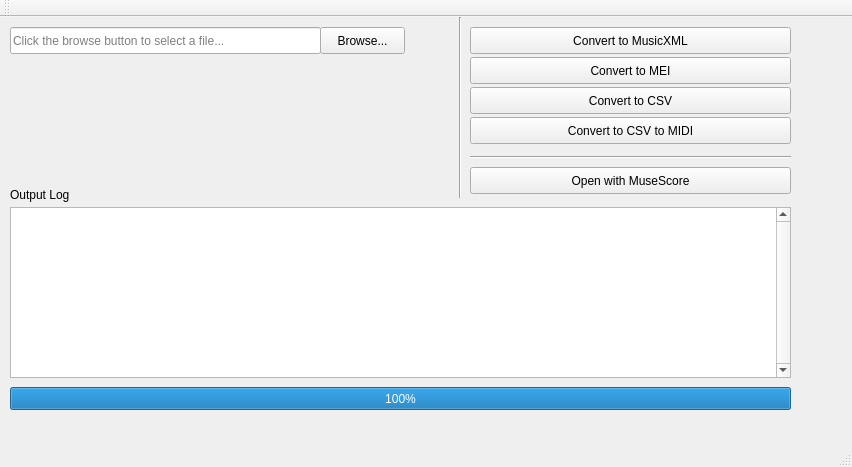
<?xml version="1.0" encoding="UTF-8"?>
<ui version="4.0">
 <class>mainWindow</class>
 <widget class="QMainWindow" name="mainWindow">
  <property name="geometry">
   <rect>
    <x>0</x>
    <y>0</y>
    <width>852</width>
    <height>467</height>
   </rect>
  </property>
  <property name="sizePolicy">
   <sizepolicy hsizetype="Fixed" vsizetype="Fixed">
    <horstretch>0</horstretch>
    <verstretch>0</verstretch>
   </sizepolicy>
  </property>
  <property name="windowTitle">
   <string>mainWindow</string>
  </property>
  <widget class="QWidget" name="centralWidget">
   <widget class="QPushButton" name="browseButton">
    <property name="geometry">
     <rect>
      <x>320</x>
      <y>10</y>
      <width>85</width>
      <height>27</height>
     </rect>
    </property>
    <property name="text">
     <string>Browse...</string>
    </property>
   </widget>
   <widget class="QLineEdit" name="browseBox">
    <property name="geometry">
     <rect>
      <x>10</x>
      <y>10</y>
      <width>311</width>
      <height>27</height>
     </rect>
    </property>
    <property name="acceptDrops">
     <bool>false</bool>
    </property>
    <property name="text">
     <string/>
    </property>
    <property name="readOnly">
     <bool>true</bool>
    </property>
    <property name="placeholderText">
     <string>Click the browse button to select a file...</string>
    </property>
   </widget>
   <widget class="QLabel" name="label">
    <property name="geometry">
     <rect>
      <x>10</x>
      <y>170</y>
      <width>151</width>
      <height>16</height>
     </rect>
    </property>
    <property name="text">
     <string>Output Log</string>
    </property>
   </widget>
   <widget class="QProgressBar" name="progressBar">
    <property name="geometry">
     <rect>
      <x>10</x>
      <y>370</y>
      <width>781</width>
      <height>23</height>
     </rect>
    </property>
    <property name="value">
     <number>100</number>
    </property>
   </widget>
   <widget class="Line" name="line">
    <property name="geometry">
     <rect>
      <x>450</x>
      <y>0</y>
      <width>21</width>
      <height>181</height>
     </rect>
    </property>
    <property name="orientation">
     <enum>Qt::Vertical</enum>
    </property>
   </widget>
   <widget class="QPushButton" name="MusicXMLButton">
    <property name="geometry">
     <rect>
      <x>470</x>
      <y>10</y>
      <width>321</width>
      <height>27</height>
     </rect>
    </property>
    <property name="text">
     <string>Convert to MusicXML</string>
    </property>
    <property name="checkable">
     <bool>false</bool>
    </property>
    <property name="autoDefault">
     <bool>false</bool>
    </property>
    <property name="flat">
     <bool>false</bool>
    </property>
   </widget>
   <widget class="QPushButton" name="MEIButton">
    <property name="geometry">
     <rect>
      <x>470</x>
      <y>40</y>
      <width>321</width>
      <height>27</height>
     </rect>
    </property>
    <property name="text">
     <string>Convert to MEI</string>
    </property>
   </widget>
   <widget class="QPushButton" name="CSVButton">
    <property name="geometry">
     <rect>
      <x>470</x>
      <y>70</y>
      <width>321</width>
      <height>27</height>
     </rect>
    </property>
    <property name="text">
     <string>Convert to CSV</string>
    </property>
   </widget>
   <widget class="QPushButton" name="MIDIButton">
    <property name="geometry">
     <rect>
      <x>470</x>
      <y>100</y>
      <width>321</width>
      <height>27</height>
     </rect>
    </property>
    <property name="text">
     <string>Convert to CSV to MIDI</string>
    </property>
   </widget>
   <widget class="QTextEdit" name="logBox">
    <property name="geometry">
     <rect>
      <x>10</x>
      <y>190</y>
      <width>781</width>
      <height>171</height>
     </rect>
    </property>
    <property name="verticalScrollBarPolicy">
     <enum>Qt::ScrollBarAlwaysOn</enum>
    </property>
    <property name="autoFormatting">
     <set>QTextEdit::AutoBulletList</set>
    </property>
    <property name="readOnly">
     <bool>true</bool>
    </property>
   </widget>
   <widget class="QPushButton" name="MuseScoreButton">
    <property name="geometry">
     <rect>
      <x>470</x>
      <y>150</y>
      <width>321</width>
      <height>27</height>
     </rect>
    </property>
    <property name="text">
     <string>Open with MuseScore</string>
    </property>
   </widget>
   <widget class="Line" name="line_2">
    <property name="geometry">
     <rect>
      <x>470</x>
      <y>130</y>
      <width>321</width>
      <height>20</height>
     </rect>
    </property>
    <property name="orientation">
     <enum>Qt::Horizontal</enum>
    </property>
   </widget>
   <zorder>browseButton</zorder>
   <zorder>browseBox</zorder>
   <zorder>label</zorder>
   <zorder>line</zorder>
   <zorder>progressBar</zorder>
   <zorder>MusicXMLButton</zorder>
   <zorder>MEIButton</zorder>
   <zorder>CSVButton</zorder>
   <zorder>MIDIButton</zorder>
   <zorder>logBox</zorder>
   <zorder>MuseScoreButton</zorder>
   <zorder>line_2</zorder>
  </widget>
  <widget class="QMenuBar" name="menuBar">
   <property name="geometry">
    <rect>
     <x>0</x>
     <y>0</y>
     <width>852</width>
     <height>25</height>
    </rect>
   </property>
  </widget>
  <widget class="QToolBar" name="mainToolBar">
   <attribute name="toolBarArea">
    <enum>TopToolBarArea</enum>
   </attribute>
   <attribute name="toolBarBreak">
    <bool>false</bool>
   </attribute>
  </widget>
  <widget class="QStatusBar" name="statusBar"/>
 </widget>
 <layoutdefault spacing="6" margin="11"/>
 <resources/>
 <connections/>
</ui>
